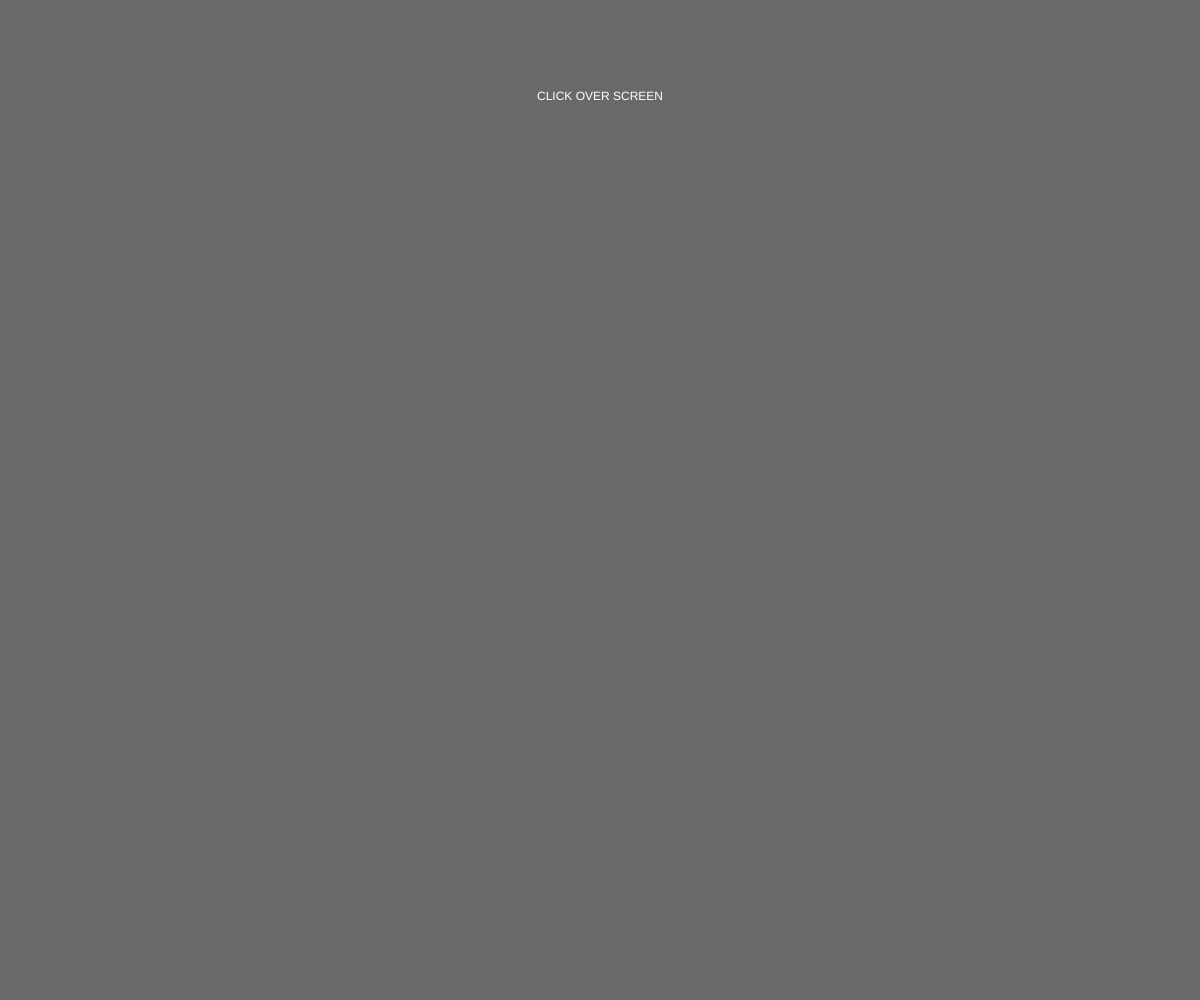
Frame 1 (no input)
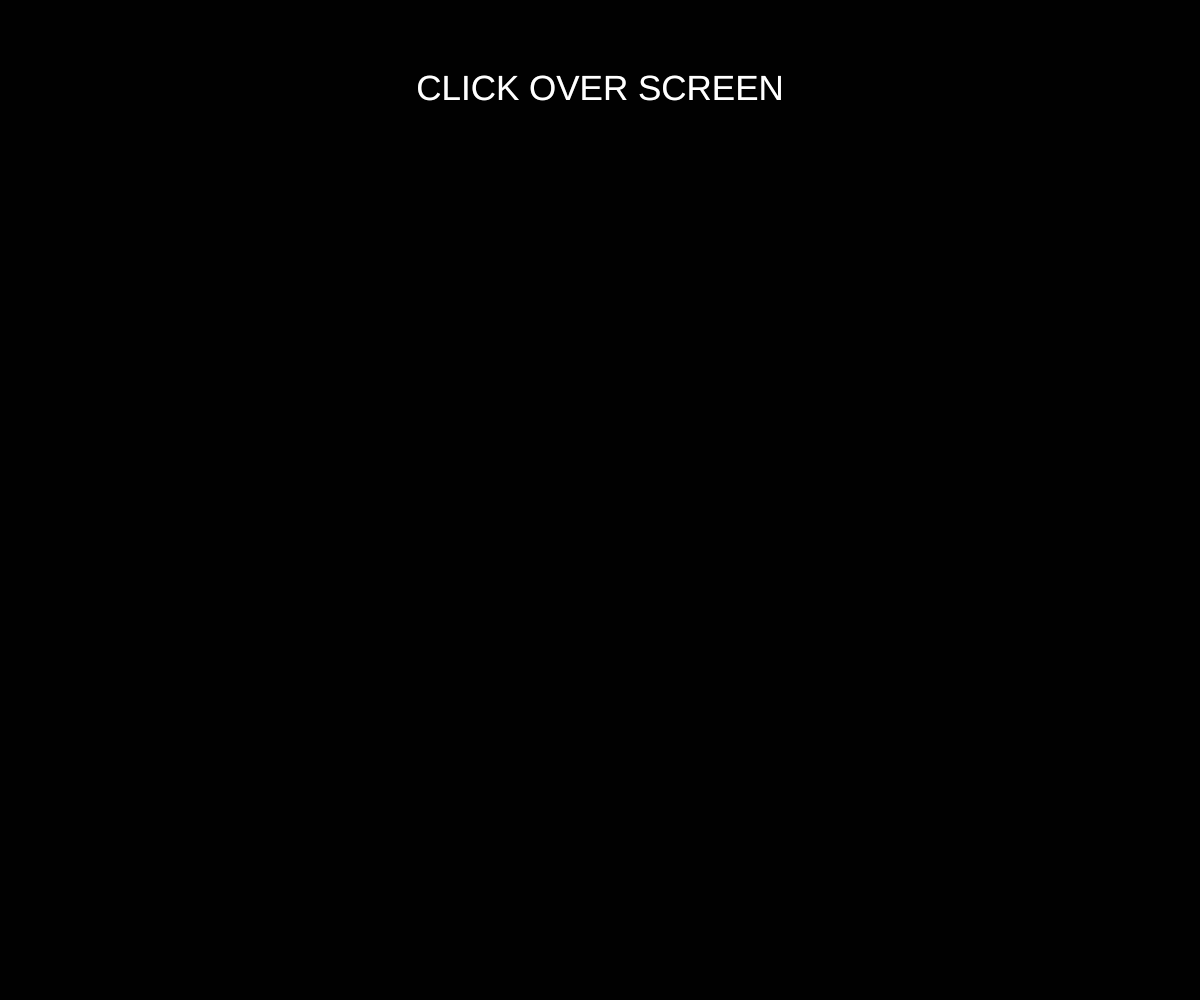
Frame 60 (no input)
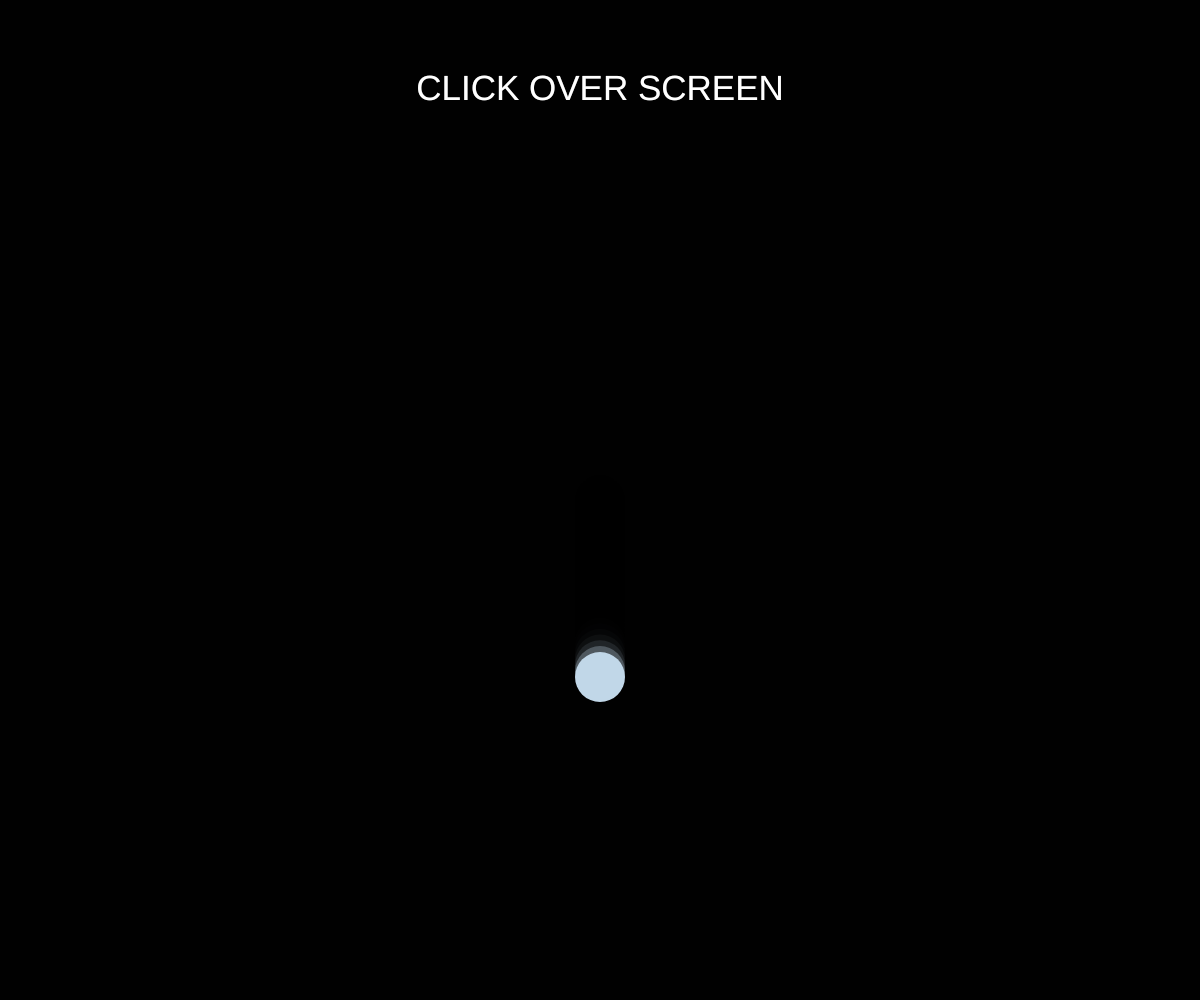
Frame 120 (the mouse pressed at the canvas centre since frame 60)

The p5.js sketch that drew these frames (run headless with seeded random() and noise() and a simulated clock; from frame 60 on, the mouse is pressed at the canvas centre):

// p5.js sketch
// ── sketch.js
var particle=[];
function setup(){
	createCanvas(window.innerWidth,window.innerHeight);
	for(i=0;i<10;i++){
		particle[i]=new Particle();
	}

}

function draw(){
	background(0,150);
   fill(255);
   textAlign(CENTER);
   text("CLICK OVER SCREEN", width/2, 100);
   textSize(35);
	for(i=0;i<particle.length;i++){
	particle[i].update();
	particle[i].show();
}
}

function mousePressed(){
	particle.push(new Particle(mouseX,mouseY));
}



function Particle(x,y){
	this.x=x;
	this.y=y;
    
    this.yspeed=0;	
    this.gravity=0.1;

    this.update=function(){
    	this.y += this.yspeed;
    	this.yspeed += this.gravity;

    	if(this.y > height){
    	    this.y=height;   		
    		this.yspeed*=-0.8;
    	}

    }
    
    this.show=function(){
    	 noStroke();
    	 fill(193,215,232);
    	 ellipse(this.x,this.y,50,50);
    }
}
